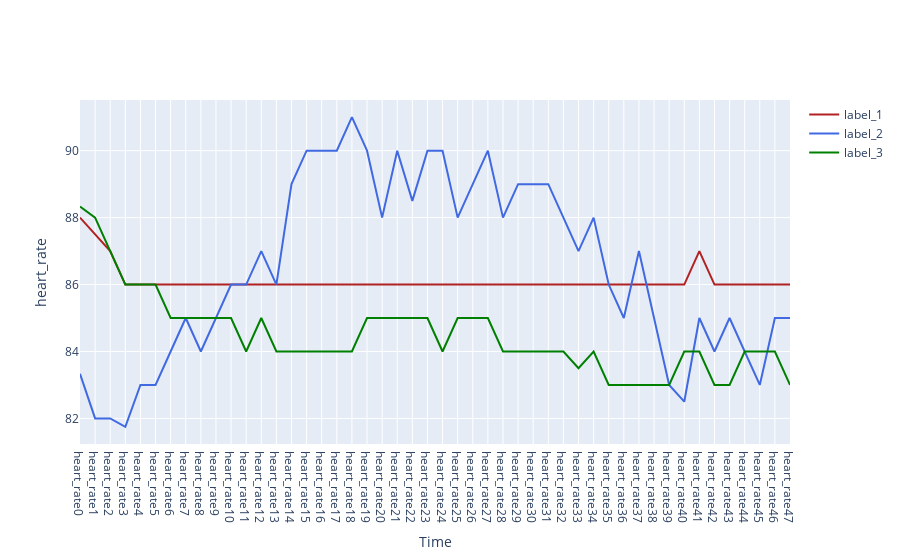

The notebook cell saved with this chart:
### Code cell
plot_feature_label('heart_rate', 'label_1', 'label_2', 'label_3', 'heart_rate', 'median')

### Figure 1 — Plotly figure (JSON) as saved in the notebook; plotly's stock layout.template omitted (floating-point values rounded to 4 significant figures)
{"data": [{"line": {"color": "firebrick", "width": 2}, "name": "label_1", "type": "scatter", "x": ["heart_rate0", "heart_rate1", "heart_rate2", "heart_rate3", "heart_rate4", "heart_rate5", "heart_rate6", "heart_rate7", "heart_rate8", "heart_rate9", "heart_rate10", "heart_rate11", "heart_rate12", "heart_rate13", "heart_rate14", "heart_rate15", "heart_rate16", "heart_rate17", "heart_rate18", "heart_rate19", "heart_rate20", "heart_rate21", "heart_rate22", "heart_rate23", "heart_rate24", "heart_rate25", "heart_rate26", "heart_rate27", "heart_rate28", "heart_rate29", "heart_rate30", "heart_rate31", "heart_rate32", "heart_rate33", "heart_rate34", "heart_rate35", "heart_rate36", "heart_rate37", "heart_rate38", "heart_rate39", "heart_rate40", "heart_rate41", "heart_rate42", "heart_rate43", "heart_rate44", "heart_rate45", "heart_rate46", "heart_rate47"], "y": [88, 87.5, 87, 86, 86, 86, 86, 86, 86, 86, 86, 86, 86, 86, 86, 86, 86, 86, 86, 86, 86, 86, 86, 86, 86, 86, 86, 86, 86, 86, 86, 86, 86, 86, 86, 86, 86, 86, 86, 86, 86, 87, 86, 86, 86, 86, 86, 86]}, {"line": {"color": "royalblue", "width": 2}, "name": "label_2", "type": "scatter", "x": ["heart_rate0", "heart_rate1", "heart_rate2", "heart_rate3", "heart_rate4", "heart_rate5", "heart_rate6", "heart_rate7", "heart_rate8", "heart_rate9", "heart_rate10", "heart_rate11", "heart_rate12", "heart_rate13", "heart_rate14", "heart_rate15", "heart_rate16", "heart_rate17", "heart_rate18", "heart_rate19", "heart_rate20", "heart_rate21", "heart_rate22", "heart_rate23", "heart_rate24", "heart_rate25", "heart_rate26", "heart_rate27", "heart_rate28", "heart_rate29", "heart_rate30", "heart_rate31", "heart_rate32", "heart_rate33", "heart_rate34", "heart_rate35", "heart_rate36", "heart_rate37", "heart_rate38", "heart_rate39", "heart_rate40", "heart_rate41", "heart_rate42", "heart_rate43", "heart_rate44", "heart_rate45", "heart_rate46", "heart_rate47"], "y": [83.33, 82, 82, 81.75, 83, 83, 84, 85, 84, 85, 86, 86, 87, 86, 89, 90, 90, 90, 91, 90, 88, 90, 88.5, 90, 90, 88, 89, 90, 88, 89, 89, 89, 88, 87, 88, 86, 85, 87, 85, 83, 82.5, 85, 84, 85, 84, 83, 85, 85]}, {"line": {"color": "green", "width": 2}, "name": "label_3", "type": "scatter", "x": ["heart_rate0", "heart_rate1", "heart_rate2", "heart_rate3", "heart_rate4", "heart_rate5", "heart_rate6", "heart_rate7", "heart_rate8", "heart_rate9", "heart_rate10", "heart_rate11", "heart_rate12", "heart_rate13", "heart_rate14", "heart_rate15", "heart_rate16", "heart_rate17", "heart_rate18", "heart_rate19", "heart_rate20", "heart_rate21", "heart_rate22", "heart_rate23", "heart_rate24", "heart_rate25", "heart_rate26", "heart_rate27", "heart_rate28", "heart_rate29", "heart_rate30", "heart_rate31", "heart_rate32", "heart_rate33", "heart_rate34", "heart_rate35", "heart_rate36", "heart_rate37", "heart_rate38", "heart_rate39", "heart_rate40", "heart_rate41", "heart_rate42", "heart_rate43", "heart_rate44", "heart_rate45", "heart_rate46", "heart_rate47"], "y": [88.33, 88, 87, 86, 86, 86, 85, 85, 85, 85, 85, 84, 85, 84, 84, 84, 84, 84, 84, 85, 85, 85, 85, 85, 84, 85, 85, 85, 84, 84, 84, 84, 84, 83.5, 84, 83, 83, 83, 83, 83, 84, 84, 83, 83, 84, 84, 84, 83]}], "layout": {"xaxis": {"title": {"text": "Time"}}, "yaxis": {"title": {"text": "heart_rate"}}}}
